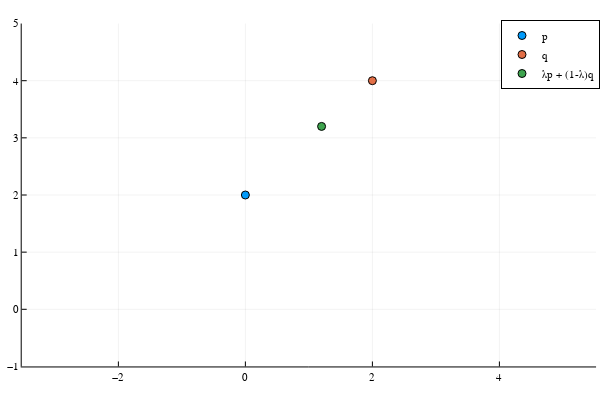

The notebook cell this image was saved under:
### Markdown cell above
For this to work, we have to use *flat points*. A flat point is $p \wedge \mathbf n_\infty$.
Thus:
$$
\lambda(p\wedge \mathbf n_\infty) + (1-\lambda) (q \wedge \mathbf n_\infty) = 
F(\lambda\mathbf p + (1-\lambda) \mathbf q)
\wedge \mathbf n_\infty = m\wedge n_\infty.
$$

Note that the result is a *flat point* since it's a point $m$ with the outer product to $n_\infty$.
In order to plot a flat point, we need to extract the $m$ in $m \wedge n\_infty$. One way to do this
is to multiply by $n_o/2$ and get the blades corresponding to $\mathbf e_1, \mathbf e_2, \mathbf e_3$.

### Code cell
p = point(0,2,0)
q = point(2,4,0)
λ = 0.4
m = λ*(p ∧ n∞) + (1-λ)*(q ∧ n∞)
# Note that this m is not a point in CGA. Yet, the formula below
# gives the right coordinates for the point interpolation.
m = no ⨼ m

p1 = scatter([p.e1],[p.e2],label="p")
p1 = scatter!([q.e1],[q.e2],label="q", aspect_ratio=1,ylims=(-1,5))
p1 = scatter!([m.e1],[m.e2],legend=true,label="λp + (1-λ)q")

### Figure 1 — Plotly figure (JSON) as saved in the notebook; plotly's stock layout.template omitted (floating-point values rounded to 4 significant figures)
{"data": [{"colorbar": {"len": 0.9525, "title": {"text": ""}, "x": 0.9934, "y": 0.5139}, "legendgroup": "p", "marker": {"color": "rgba(0, 154, 250, 1.000)", "line": {"color": "rgba(0, 0, 0, 1)", "width": 1}, "size": 8, "symbol": "circle"}, "mode": "markers", "name": "p", "showlegend": true, "type": "scatter", "x": [0], "xaxis": "x", "y": [2], "yaxis": "y", "zmax": null, "zmin": null}, {"colorbar": {"len": 0.9525, "title": {"text": ""}, "x": 0.9934, "y": 0.5139}, "legendgroup": "q", "marker": {"color": "rgba(227, 111, 71, 1.000)", "line": {"color": "rgba(0, 0, 0, 1)", "width": 1}, "size": 8, "symbol": "circle"}, "mode": "markers", "name": "q", "showlegend": true, "type": "scatter", "x": [2], "xaxis": "x", "y": [4], "yaxis": "y", "zmax": null, "zmin": null}, {"colorbar": {"len": 0.9525, "title": {"text": ""}, "x": 0.9934, "y": 0.5139}, "legendgroup": "λp + (1-λ)q", "marker": {"color": "rgba(62, 164, 78, 1.000)", "line": {"color": "rgba(0, 0, 0, 1)", "width": 1}, "size": 8, "symbol": "circle"}, "mode": "markers", "name": "λp + (1-λ)q", "showlegend": true, "type": "scatter", "x": [1.2], "xaxis": "x", "y": [3.2], "yaxis": "y", "zmax": null, "zmin": null}], "layout": {"annotations": [], "height": 400, "legend": {"bgcolor": "rgba(255, 255, 255, 1.000)", "bordercolor": "rgba(0, 0, 0, 1)", "borderwidth": 1, "font": {"color": "rgba(0, 0, 0, 1)", "family": "sans-serif", "size": 11}, "title": {"font": {"color": "rgba(0, 0, 0, 1)", "family": "sans-serif", "size": 15}, "text": ""}, "tracegroupgap": 0, "traceorder": "normal", "x": 1, "xanchor": "auto", "y": 1, "yanchor": "auto"}, "margin": {"b": 20, "l": 0, "r": 0, "t": 20}, "paper_bgcolor": "rgba(255, 255, 255, 1.000)", "plot_bgcolor": "rgba(255, 255, 255, 1.000)", "showlegend": true, "width": 600, "xaxis": {"anchor": "y", "domain": [0.03619, 0.9934], "gridcolor": "rgba(0, 0, 0, 0.1)", "gridwidth": 0.5, "linecolor": "rgba(0, 0, 0, 1)", "mirror": false, "range": [-3.522, 5.522], "showgrid": true, "showline": true, "showticklabels": true, "tickangle": 0, "tickcolor": "rgb(0, 0, 0)", "tickfont": {"color": "rgba(0, 0, 0, 1)", "family": "sans-serif", "size": 11}, "tickmode": "array", "ticks": "inside", "ticktext": ["−2", "0", "2", "4"], "tickvals": [-2, 0, 2, 4], "title": {"font": {"color": "rgba(0, 0, 0, 1)", "family": "sans-serif", "size": 15}, "text": ""}, "type": "linear", "visible": true, "zeroline": false, "zerolinecolor": "rgba(0, 0, 0, 1)"}, "yaxis": {"anchor": "x", "domain": [0.03762, 0.9902], "gridcolor": "rgba(0, 0, 0, 0.1)", "gridwidth": 0.5, "linecolor": "rgba(0, 0, 0, 1)", "mirror": false, "range": [-1, 5], "showgrid": true, "showline": true, "showticklabels": true, "tickangle": 0, "tickcolor": "rgb(0, 0, 0)", "tickfont": {"color": "rgba(0, 0, 0, 1)", "family": "sans-serif", "size": 11}, "tickmode": "array", "ticks": "inside", "ticktext": ["−1", "0", "1", "2", "3", "4", "5"], "tickvals": [-1, 0, 1, 2, 3, 4, 5], "title": {"font": {"color": "rgba(0, 0, 0, 1)", "family": "sans-serif", "size": 15}, "text": ""}, "type": "linear", "visible": true, "zeroline": false, "zerolinecolor": "rgba(0, 0, 0, 1)"}}}
